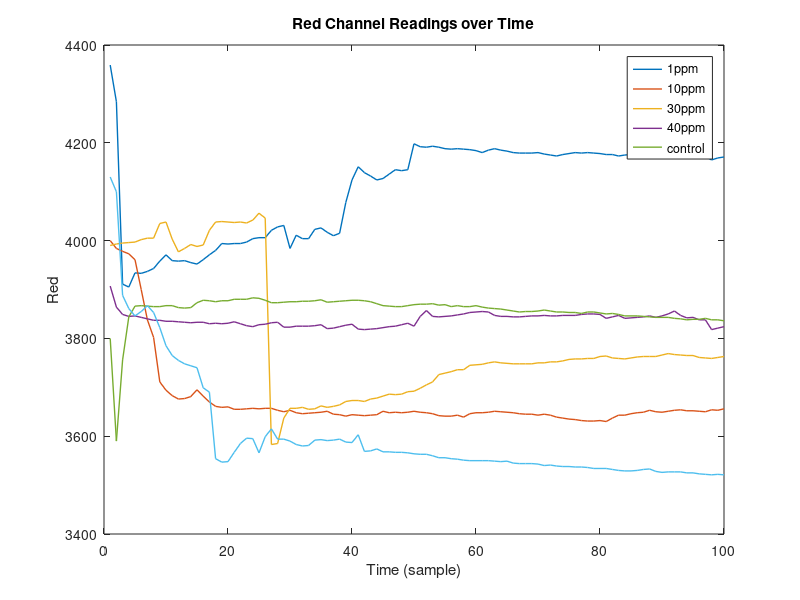
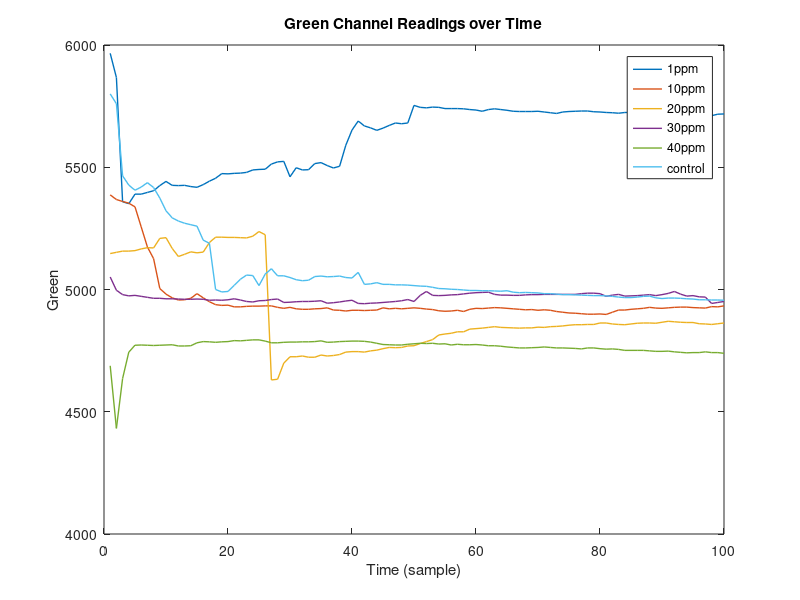
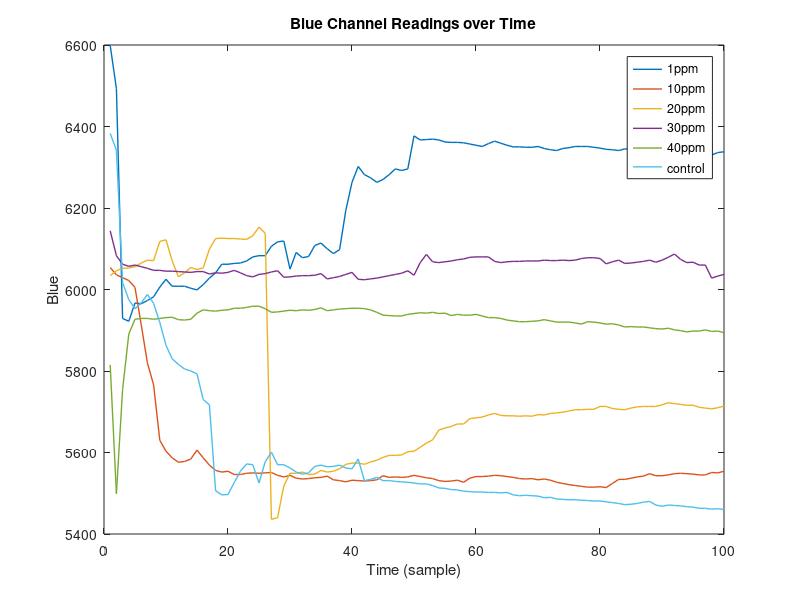
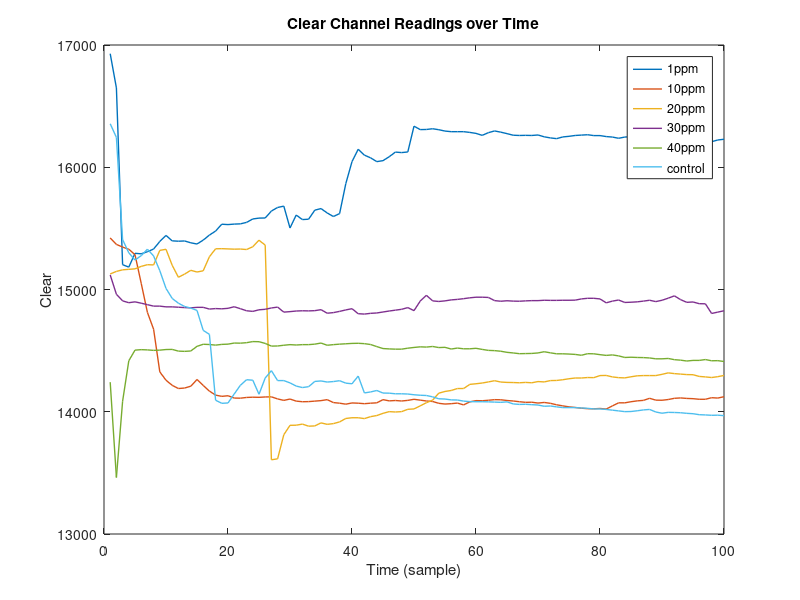

Reproduce these figures in MATLAB, in order. (Note: this script raises an error after producing the figures.)
clear; clc; format short e; close all;

%% plotting parameters
axesSize = 16;
tickSize = 12;
titleSize = 16;
markerSize = 4;
legSize = 16;
lw = 1;
dg = [0 0.7 0];
or = [1 .5 0];

%% load data
[cTempvec_control, Lvec_control, Rvec_control, Gvec_control, Bvec_control, Cvec_control] = textread('colorTest_control.txt','Color Temp: %f K - Lux: %f - R: %f G: %f B: %f C: %f');
length_control = length(Rvec_control)

[cTempvec_1ppm, Lvec_1ppm, Rvec_1ppm, Gvec_1ppm, Bvec_1ppm, Cvec_1ppm] = textread('colorTest_1ppm.txt','Color Temp: %f K - Lux: %f - R: %f G: %f B: %f C: %f');
length_1ppm = length(Rvec_1ppm)

[cTempvec_10ppm, Lvec_10ppm, Rvec_10ppm, Gvec_10ppm, Bvec_10ppm, Cvec_10ppm] = textread('colorTest_10ppm.txt','Color Temp: %f K - Lux: %f - R: %f G: %f B: %f C: %f');
length_10ppm = length(Rvec_10ppm)

[cTempvec_20ppm, Lvec_20ppm, Rvec_20ppm, Gvec_20ppm, Bvec_20ppm, Cvec_20ppm] = textread('colorTest_20ppm.txt','Color Temp: %f K - Lux: %f - R: %f G: %f B: %f C: %f');
length_20ppm = length(Rvec_20ppm)

[cTempvec_30ppm, Lvec_30ppm, Rvec_30ppm, Gvec_30ppm, Bvec_30ppm, Cvec_30ppm] = textread('colorTest_30ppm.txt','Color Temp: %f K - Lux: %f - R: %f G: %f B: %f C: %f');
length_30ppm = length(Rvec_30ppm)

[cTempvec_40ppm, Lvec_40ppm, Rvec_40ppm, Gvec_40ppm, Bvec_40ppm, Cvec_40ppm] = textread('colorTest_40ppm.txt','Color Temp: %f K - Lux: %f - R: %f G: %f B: %f C: %f');
length_40ppm = length(Rvec_40ppm)

%% plot against time
cmap = colormap(hsv(6));

figure
plot(Rvec_1ppm,'LineWidth',lw)
hold all
plot(Rvec_10ppm,'LineWidth',lw)
plot(Rvec_20ppm,'LineWidth',lw)
plot(Rvec_30ppm,'LineWidth',lw)
plot(Rvec_40ppm,'LineWidth',lw)
plot(Rvec_control,'LineWidth',lw)
hold off
xlabel('Time (sample)')
ylabel('Red')
title('Red Channel Readings over Time')
legend('1ppm','10ppm','30ppm','40ppm','control')
print('redVsTime','-dpng')

figure
plot(Gvec_1ppm,'LineWidth',lw)
hold all
plot(Gvec_10ppm,'LineWidth',lw)
plot(Gvec_20ppm,'LineWidth',lw)
plot(Gvec_30ppm,'LineWidth',lw)
plot(Gvec_40ppm,'LineWidth',lw)
plot(Gvec_control,'LineWidth',lw)
hold off
xlabel('Time (sample)')
ylabel('Green')
title('Green Channel Readings over Time')
legend('1ppm','10ppm','20ppm','30ppm','40ppm','control')
print('greenVsTime','-dpng')

figure
plot(Bvec_1ppm,'LineWidth',lw)
hold all
plot(Bvec_10ppm,'LineWidth',lw)
plot(Bvec_20ppm,'LineWidth',lw)
plot(Bvec_30ppm,'LineWidth',lw)
plot(Bvec_40ppm,'LineWidth',lw)
plot(Bvec_control,'LineWidth',lw)
hold off
xlabel('Time (sample)')
ylabel('Blue')
title('Blue Channel Readings over Time')
legend('1ppm','10ppm','20ppm','30ppm','40ppm','control')
print('blueVsTime','-dpng')

figure
plot(Cvec_1ppm,'LineWidth',lw)
hold all
plot(Cvec_10ppm,'LineWidth',lw)
plot(Cvec_20ppm,'LineWidth',lw)
plot(Cvec_30ppm,'LineWidth',lw)
plot(Cvec_40ppm,'LineWidth',lw)
plot(Cvec_control,'LineWidth',lw)
hold off
xlabel('Time (sample)')
ylabel('Clear')
title('Clear Channel Readings over Time')
legend('1ppm','10ppm','20ppm','30ppm','40ppm','control')
print('clearVsTime','-dpng')


figure
plot(cTempvec_1ppm,'LineWidth',lw)
hold all
plot(cTempvec_10ppm,'LineWidth',lw)
plot(cTempvec_20ppm,'LineWidth',lw)
plot(cTempvec_30ppm,'LineWidth',lw)
plot(cTempvec_40ppm,'LineWidth',lw)
plot(cTempvec_control,'LineWidth',lw)
hold off
xlabel('Time (sample)')
ylabel('Color Temp')
title('Color Temperature Channel Readings over Time')
legend('1ppm','10ppm','20ppm','30ppm','40ppm','control')
print('cTempVsTime','-dpng')

figure
plot(Lvec_1ppm,'LineWidth',lw)
hold all
plot(Lvec_10ppm,'LineWidth',lw)
plot(Lvec_20ppm,'LineWidth',lw)
plot(Lvec_30ppm,'LineWidth',lw)
plot(Lvec_40ppm,'LineWidth',lw)
plot(Lvec_control,'LineWidth',lw)
hold off
xlabel('Time (sample)')
ylabel('Lux')
title('Lux Channel Readings over Time')
legend('1ppm','10ppm','20ppm','30ppm','40ppm','control')
print('luxVsTime','-dpng')

%% calculate average reading for each sample over 100 measurements

% sample 1ppm
R_1ppm = mean(Rvec_1ppm);
errorR_1ppm = std(Rvec_1ppm);

G_1ppm = mean(Gvec_1ppm);
errorG_1ppm = std(Cvec_1ppm);

B_1ppm = mean(Bvec_1ppm);
errorB_1ppm = std(Bvec_1ppm);

C_1ppm = mean(Cvec_1ppm);
errorC_1ppm = std(Cvec_1ppm);

L_1ppm = mean(Lvec_1ppm);
errorL_1ppm = std(Lvec_1ppm);

cTemp_1ppm = mean(cTempvec_1ppm);
errorcTemp_1ppm = std(cTempvec_1ppm);

% sample 10ppm
R_10ppm = mean(Rvec_10ppm);
errorR_10ppm = std(Rvec_10ppm);

G_10ppm = mean(Gvec_10ppm);
errorG_10ppm = std(Gvec_10ppm);

B_10ppm = mean(Bvec_10ppm);
errorB_10ppm = std(Bvec_10ppm);

C_10ppm = mean(Cvec_10ppm);
errorC_10ppm = std(Cvec_10ppm);

L_10ppm = mean(Lvec_10ppm);
errorL_10ppm = std(Lvec_10ppm);

cTemp_10ppm = mean(cTempvec_10ppm);
errorcTemp_10ppm = std(cTempvec_10ppm);

% sample 20ppm
R_20ppm = mean(Rvec_20ppm);
errorR_20ppm = std(Rvec_20ppm);

G_20ppm = mean(Gvec_20ppm);
errorG_20ppm = std(Gvec_20ppm);

B_20ppm = mean(Bvec_20ppm);
errorB_20ppm = std(Bvec_20ppm);

C_20ppm = mean(Cvec_20ppm);
errorC_20ppm = std(Cvec_20ppm);

L_20ppm = mean(Lvec_20ppm);
errorL_20ppm = std(Lvec_20ppm);

cTemp_20ppm = mean(cTempvec_20ppm);
errorcTemp_20ppm = std(cTempvec_20ppm);

% sample 30ppm
R_30ppm = mean(Rvec_30ppm);
errorR_30ppm = std(Rvec_30ppm);

G_30ppm = mean(Gvec_30ppm);
errorG_30ppm = std(Gvec_30ppm);

B_30ppm = mean(Bvec_30ppm);
errorB_30ppm = std(Bvec_30ppm);

C_30ppm = mean(Cvec_30ppm);
errorC_30ppm = std(Cvec_30ppm);

L_30ppm = mean(Lvec_30ppm);
errorL_30ppm = std(Lvec_30ppm);

cTemp_30ppm = mean(cTempvec_30ppm);
errorcTemp_30ppm = std(cTempvec_30ppm);

% sample 40ppm
R_40ppm = mean(Rvec_40ppm);
errorR_40ppm = std(Rvec_40ppm);

G_40ppm = mean(Gvec_40ppm);
errorG_40ppm = std(Gvec_40ppm);

B_40ppm = mean(Bvec_40ppm);
errorB_40ppm = std(Bvec_40ppm);

C_40ppm = mean(Cvec_40ppm);
errorC_40ppm = std(Cvec_40ppm);

L_40ppm = mean(Lvec_40ppm);
errorL_40ppm = std(Lvec_40ppm);

cTemp_40ppm = mean(cTempvec_40ppm);
errorcTemp_40ppm = std(cTempvec_40ppm);


% sample control
R_control = mean(Rvec_control);
errorR_control = std(Rvec_control);

G_control = mean(Gvec_control);
errorG_control = std(Gvec_control);

B_control = mean(Bvec_control);
errorB_control = std(Bvec_control);

C_control = mean(Cvec_control);
errorC_control = std(Cvec_control);

L_control = mean(Lvec_control);
errorL_control= std(Lvec_control);

cTemp_control = mean(cTempvec_control);
errorcTemp_control = std(cTempvec_control);

%% plot channels
conc = [0 1 10 20 30 40];
R = [R_control, R_1ppm, R_10ppm, R_20ppm, R_30ppm, R_40ppm];
errorR = [errorR_control, errorR_1ppm, errorR_10ppm, errorR_20ppm, errorR_30ppm, errorR_40ppm];
G = [G_control, G_1ppm, G_10ppm, G_20ppm, G_30ppm, G_40ppm];
errorG = [errorG_control, errorG_1ppm, errorG_10ppm, errorG_20ppm, errorG_30ppm, errorG_40ppm];
B = [B_control, B_1ppm, B_10ppm, B_20ppm, B_30ppm, B_40ppm];
errorB = [errorB_control, errorB_1ppm, errorB_10ppm, errorB_20ppm, errorB_30ppm, errorB_40ppm];
C = [C_control, C_1ppm, C_10ppm, C_20ppm, C_30ppm, C_40ppm];
errorC = [errorC_control, errorC_1ppm, errorC_10ppm, errorC_20ppm, errorC_30ppm, errorC_40ppm];
cTemp = [cTemp_control, cTemp_1ppm, cTemp_10ppm, cTemp_20ppm, cTemp_30ppm, cTemp_40ppm];
errorcTemp = [errorcTemp_control, errorcTemp_1ppm, errorcTemp_10ppm, errorcTemp_20ppm, errorcTemp_30ppm, errorcTemp_40ppm];
L = [L_control, L_1ppm, L_10ppm, L_20ppm, L_30ppm, L_40ppm];
errorL = [errorL_control, errorL_1ppm, errorL_10ppm, errorL_20ppm, errorL_30ppm, errorL_40ppm];

figure
errorbar(conc,R,errorR,'ro-','LineWidth',lw)
xlabel('Concentration (ppm)')
ylabel('Average Reading')
title('Red Channel')
print('redVsConc','-dpng')

figure
e = errorbar(conc,G,errorG,'o-','LineWidth',lw);
e.Color = dg;
xlabel('Concentration (ppm)')
ylabel('Average Reading')
title('Green Channel')
print('greenVsConc','-dpng')


figure
errorbar(conc,B,errorB,'bo-','LineWidth',lw)
xlabel('Concentration (ppm)')
ylabel('Average Reading')
title('Blue Channel')
print('blueVsConc','-dpng')


figure
errorbar(conc,C,errorC,'co-','LineWidth',lw)
xlabel('Concentration (ppm)')
ylabel('Average Reading')
title('Clear Channel')
print('clearVsConc','-dpng')

figure
errorbar(conc,L,errorL,'mo-','LineWidth',lw)
xlabel('Concentration (ppm)','FontSize',axesSize)
ylabel('Average Reading','FontSize',axesSize)
title('Lux Channel','FontSize',axesSize)
print('luxVsConc','-dpng')

figure
e = errorbar(conc,cTemp,errorcTemp,'o-','LineWidth',lw);
e.Color = o;
xlabel('Concentration (ppm)')
ylabel('Average Reading')
title('Color Temperature Channel')
print('colorTempVsConc','-dpng')
